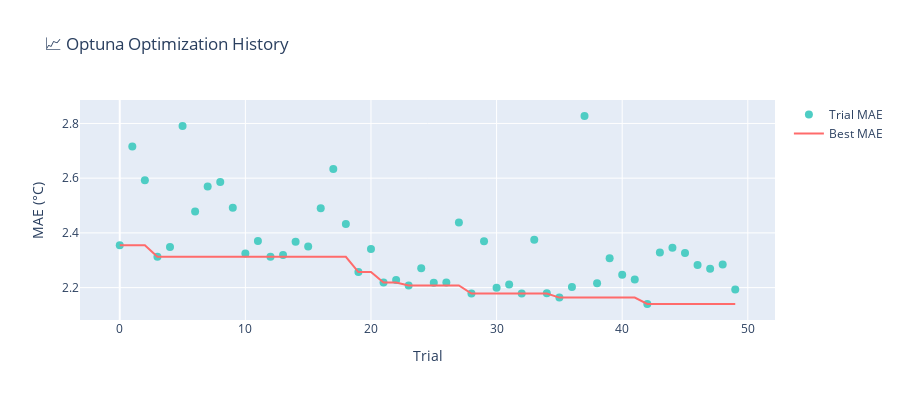

Notebook cell for this chart:
### Code cell
# Visualize optimization history
fig = go.Figure()

trials_df = study.trials_dataframe()

fig.add_trace(go.Scatter(
    x=trials_df['number'],
    y=trials_df['value'],
    mode='markers',
    marker=dict(color='#4ECDC4', size=8),
    name='Trial MAE'
))

# Best value line
best_values = [min(trials_df['value'][:i+1]) for i in range(len(trials_df))]
fig.add_trace(go.Scatter(
    x=trials_df['number'],
    y=best_values,
    mode='lines',
    line=dict(color='#FF6B6B', width=2),
    name='Best MAE'
))

fig.update_layout(
    title='📈 Optuna Optimization History',
    xaxis_title='Trial',
    yaxis_title='MAE (°C)',
    height=400
)
fig.show()

### Figure 1 — Plotly figure (JSON) as saved in the notebook; plotly's stock layout.template omitted (floating-point values rounded to 4 significant figures)
{"data": [{"marker": {"color": "#4ECDC4", "size": 8}, "mode": "markers", "name": "Trial MAE", "type": "scatter", "x": [0, 1, 2, 3, 4, 5, 6, 7, 8, 9, 10, 11, 12, 13, 14, 15, 16, 17, 18, 19, 20, 21, 22, 23, 24, 25, 26, 27, 28, 29, 30, 31, 32, 33, 34, 35, 36, 37, 38, 39, 40, 41, 42, 43, 44, 45, 46, 47, 48, 49], "y": [2.355, 2.715, 2.592, 2.313, 2.349, 2.791, 2.479, 2.57, 2.586, 2.492, 2.325, 2.371, 2.313, 2.319, 2.368, 2.35, 2.49, 2.634, 2.433, 2.257, 2.341, 2.219, 2.228, 2.208, 2.271, 2.217, 2.218, 2.438, 2.178, 2.369, 2.2, 2.211, 2.179, 2.375, 2.18, 2.163, 2.202, 2.827, 2.216, 2.307, 2.247, 2.229, 2.14, 2.328, 2.345, 2.326, 2.282, 2.269, 2.284, 2.193]}, {"line": {"color": "#FF6B6B", "width": 2}, "mode": "lines", "name": "Best MAE", "type": "scatter", "x": [0, 1, 2, 3, 4, 5, 6, 7, 8, 9, 10, 11, 12, 13, 14, 15, 16, 17, 18, 19, 20, 21, 22, 23, 24, 25, 26, 27, 28, 29, 30, 31, 32, 33, 34, 35, 36, 37, 38, 39, 40, 41, 42, 43, 44, 45, 46, 47, 48, 49], "y": [2.355, 2.355, 2.355, 2.313, 2.313, 2.313, 2.313, 2.313, 2.313, 2.313, 2.313, 2.313, 2.313, 2.313, 2.313, 2.313, 2.313, 2.313, 2.313, 2.257, 2.257, 2.219, 2.219, 2.208, 2.208, 2.208, 2.208, 2.208, 2.178, 2.178, 2.178, 2.178, 2.178, 2.178, 2.178, 2.163, 2.163, 2.163, 2.163, 2.163, 2.163, 2.163, 2.14, 2.14, 2.14, 2.14, 2.14, 2.14, 2.14, 2.14]}], "layout": {"height": 400, "title": {"text": "📈 Optuna Optimization History"}, "xaxis": {"title": {"text": "Trial"}}, "yaxis": {"title": {"text": "MAE (°C)"}}}}
